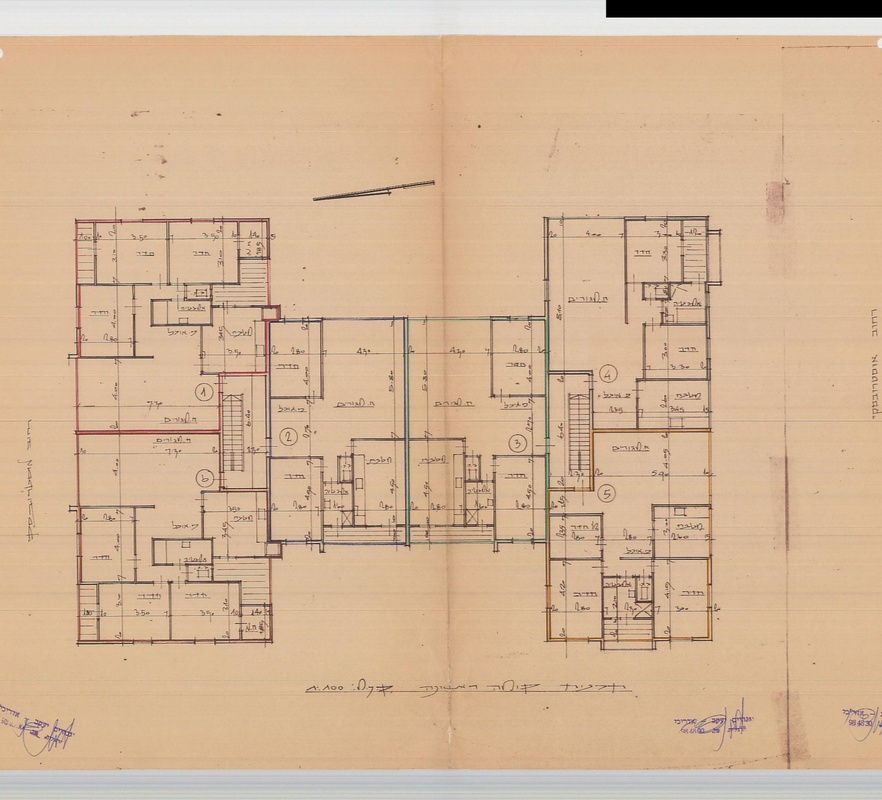
#> input picture stitched_first_floor.jpg, 882 x 800 px, shrunk from 3820 x 3464 before the run
$ python detect_circles.py
#> lines starting #> are read from the running program, lines starting #| are printed output that depends on the picture; after the words box and inside, x2 and y2 are one past the last pixel; in counts of white or black regions, pixels touching at a corner belong together
import cv2
import numpy as np

def main():
    img_path = "stitched_first_floor.jpg"
    img = cv2.imread(img_path)
#> img is the input picture: shape (800, 882, 3); mean B, G, R 151.2, 181.1, 211.5
    if img is None:
        print("Error: Could not load image.")
        return

    gray = cv2.cvtColor(img, cv2.COLOR_BGR2GRAY)
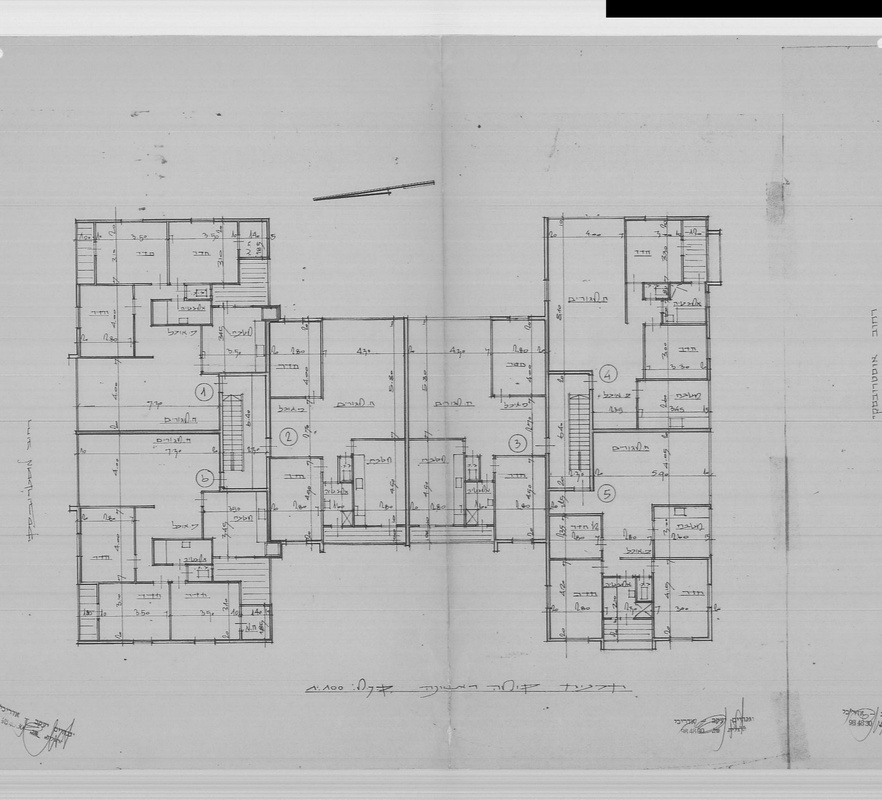
#> gray: shape (800, 882); min 0, max 253, mean 186.8

    # Apply Gaussian blur to reduce noise
    blurred = cv2.GaussianBlur(gray, (9, 9), 2)

    # Hough Circles Transform
    # Parameters need to be tuned for blueprint circle sizes
    # Circles containing unit numbers are usually small (radius between 15 to 40 pixels on 200 DPI image)
    # We can detect them by specifying minRadius and maxRadius
    circles = cv2.HoughCircles(
        blurred,
        cv2.HOUGH_GRADIENT,
        dp=1.2,
        minDist=50,
        param1=50,
        param2=30,
        minRadius=15,
        maxRadius=45
    )
#> circles = 23 rows, first 8: [438.6, 480.6, 42.96], [574.2, 520.2, 42.96], [640.2, 612.6, 29.76], [294.6, 363, 44.28], [581.4, 593.4, 37.68], [203.4, 606.6, 36.36], [293.4, 497.4, 42.96], [227.4, 525, 39]

    if circles is not None:
        circles = np.round(circles[0, :]).astype("int")
#> circles = 23 rows, first 8: [439, 481, 43], [574, 520, 43], [640, 613, 30], [295, 363, 44], [581, 593, 38], [203, 607, 36], [293, 497, 43], [227, 525, 39]
        print(f"Detected {len(circles)} circles in total.")
#| Detected 23 circles in total.

        # Draw detected circles on a copy
        output = img.copy()
        for (x, y, r) in circles[:30]: # print first 30
            print(f"Circle at x: {x}, y: {y}, radius: {r}")
            cv2.circle(output, (x, y), r, (0, 255, 0), 2)
            cv2.rectangle(output, (x - 5, y - 5), (x + 5, y + 5), (0, 128, 255), -1)
#> this loop made 23 passes
#> (x, y, r) on passes 1 to 12: (439, 481, 43), (574, 520, 43), (640, 613, 30), (295, 363, 44), (581, 593, 38), (203, 607, 36), (293, 497, 43), (227, 525, 39), (679, 349, 32), (235, 337, 36), (109, 319, 42), (653, 251, 31)
#| Circle at x: 439, y: 481, radius: 43
#| Circle at x: 574, y: 520, radius: 43
#| Circle at x: 640, y: 613, radius: 30
#| Circle at x: 295, y: 363, radius: 44
#| Circle at x: 581, y: 593, radius: 38
#| Circle at x: 203, y: 607, radius: 36
#| Circle at x: 293, y: 497, radius: 43
#| Circle at x: 227, y: 525, radius: 39
#> (further printed lines are left out)
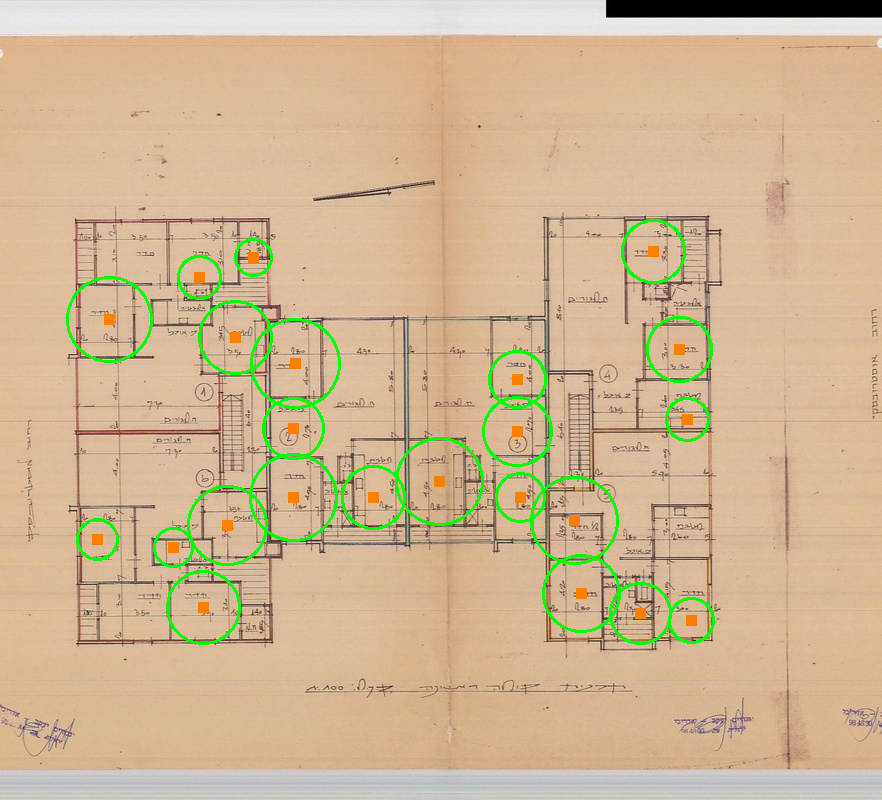
#> output: shape (800, 882, 3); 2.3% of pixels changed, all inside (x1, y1, x2, y2) = (66, 219, 715, 645)

        cv2.imwrite("detected_circles.jpg", output)
        print("Saved visualization to detected_circles.jpg")
    else:
        print("No circles detected.")

if __name__ == "__main__":
    main()

$ run again, with crop_c289.jpg copied over stitched_first_floor.jpg
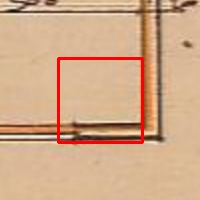
#> input picture crop_c289.jpg, 200 x 200 px
#> in main, img is the input picture: shape (200, 200, 3); mean B, G, R 137.3, 170.3, 209.5
#> in main, `blurred = cv2.GaussianBlur(gray, (9, 9), 2)`:
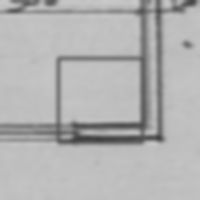
#> blurred: shape (200, 200); min 63, max 201, mean 178.2
#> in main, `circles = cv2.HoughCircles( blurred, cv2.HOUGH_GRADIENT, dp=1.2, minDi..`: circles = [[120.6, 102.6, 41.64]]
#> in main, `circles = np.round(circles[0, :]).astype("int")`: circles = [[121, 103, 42]]
#| Detected 1 circles in total.
#> the loop in main, `for (x, y, r) in circles[:30]:` made 1 pass
#> (printed output is left out)
#> after the loop in main, `for (x, y, r) in circles[:30]:`:
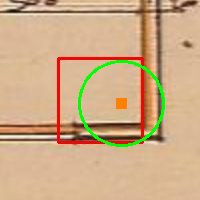
#> output: shape (200, 200, 3); 2.29% of pixels changed, all inside (x1, y1, x2, y2) = (78, 60, 165, 147)

$ run again, with p1_full.jpg copied over stitched_first_floor.jpg
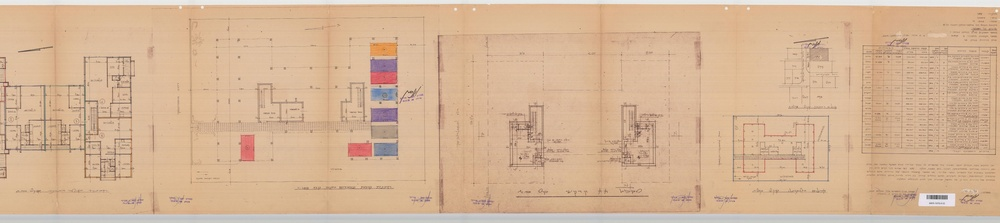
#> input picture p1_full.jpg, 1000 x 223 px, shrunk from 7584 x 1694 before the run
#> in main, img is the input picture: shape (223, 1000, 3); mean B, G, R 149.9, 180.3, 212.8
#> in main, `gray = cv2.cvtColor(img, cv2.COLOR_BGR2GRAY)`:
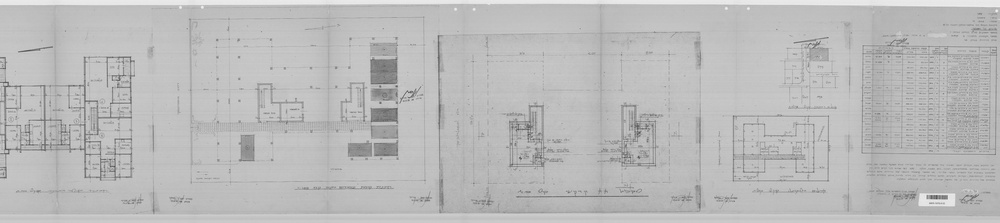
#> gray: shape (223, 1000); min 77, max 240, mean 186.5
#> in main, `circles = cv2.HoughCircles( blurred, cv2.HOUGH_GRADIENT, dp=1.2, minDi..`: circles = [[414.6, 115.8, 27.96]]
#> in main, `circles = np.round(circles[0, :]).astype("int")`: circles = [[415, 116, 28]]
#| Detected 1 circles in total.
#> the loop in main, `for (x, y, r) in circles[:30]:` made 1 pass
#> (printed output is left out)
#> after the loop in main, `for (x, y, r) in circles[:30]:`:
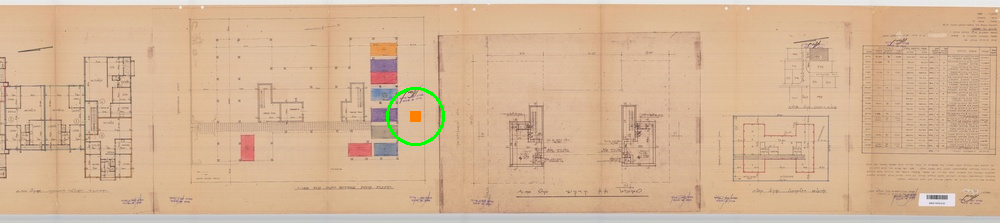
#> output: shape (223, 1000, 3); 0.3% of pixels changed, all inside (x1, y1, x2, y2) = (386, 87, 445, 146)

$ run again, with p1_left.jpg copied over stitched_first_floor.jpg
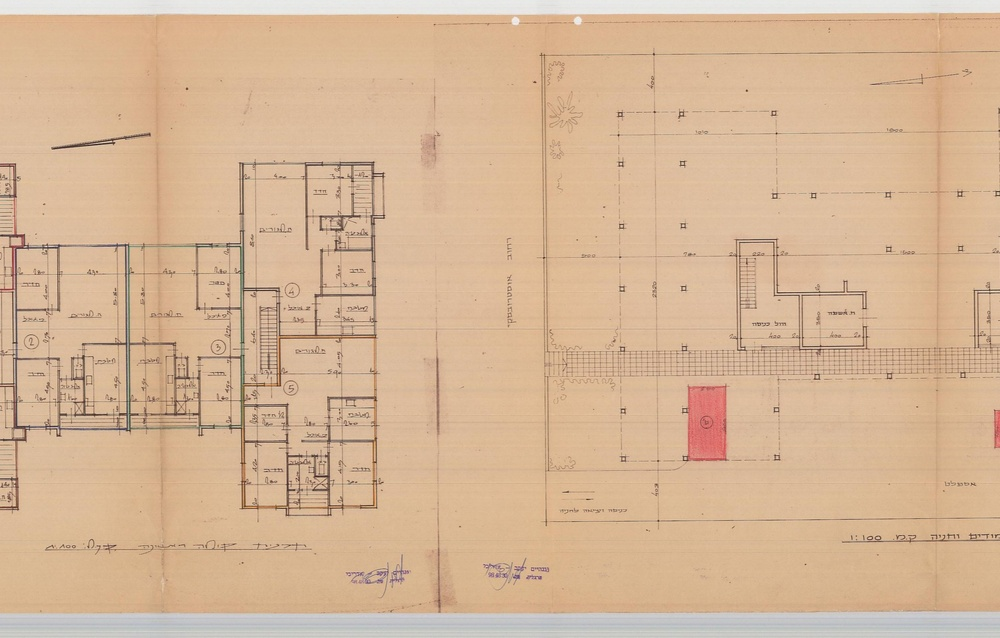
#> input picture p1_left.jpg, 1000 x 638 px, shrunk from 5309 x 3388 before the run
#> in main, img is the input picture: shape (638, 1000, 3); mean B, G, R 150.8, 182, 214
#> in main, `gray = cv2.cvtColor(img, cv2.COLOR_BGR2GRAY)`:
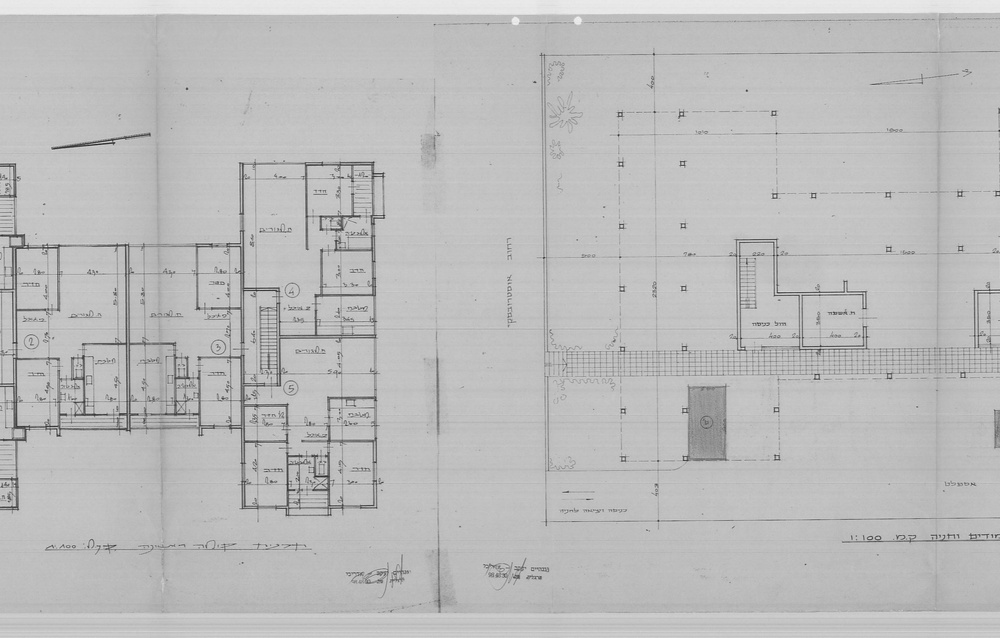
#> gray: shape (638, 1000); min 42, max 241, mean 188
#> in main, `circles = cv2.HoughCircles( blurred, cv2.HOUGH_GRADIENT, dp=1.2, minDi..`: circles = 17 rows, first 8: [215.4, 364.2, 44.28], [105, 383.4, 42.96], [342.6, 195, 39], [162.6, 377.4, 39], [275.4, 473.4, 31.08], [353.4, 462.6, 41.64], [281.4, 197.4, 37.68], [267, 372.6, 35.04]
#> in main, `circles = np.round(circles[0, :]).astype("int")`: circles = 17 rows, first 8: [215, 364, 44], [105, 383, 43], [343, 195, 39], [163, 377, 39], [275, 473, 31], [353, 463, 42], [281, 197, 38], [267, 373, 35]
#| Detected 17 circles in total.
#> the loop in main, `for (x, y, r) in circles[:30]:` made 17 passes
#> (printed output is left out)
#> after the loop in main, `for (x, y, r) in circles[:30]:`:
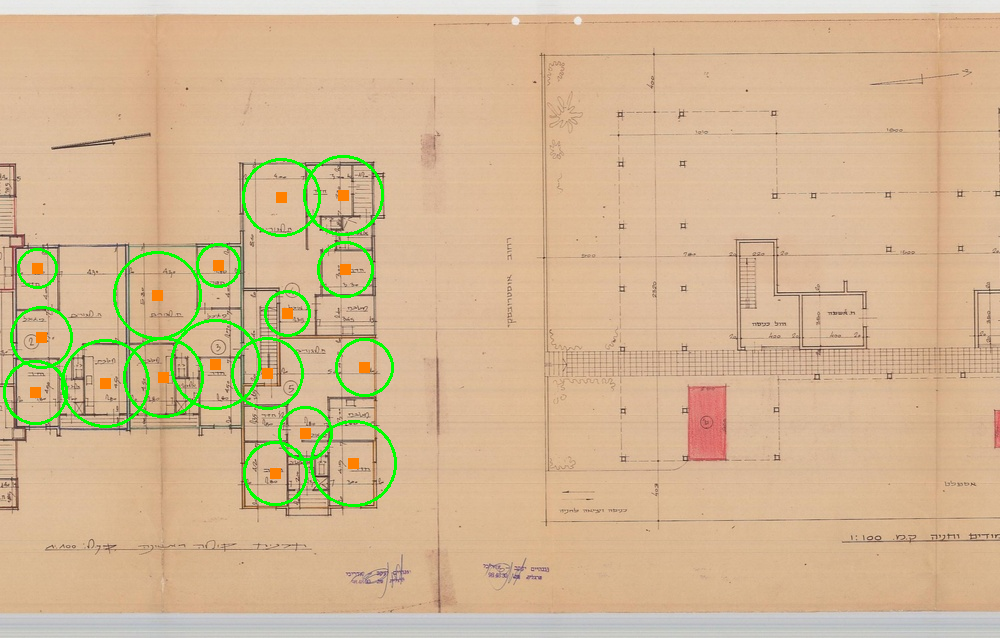
#> output: shape (638, 1000, 3); 1.94% of pixels changed, all inside (x1, y1, x2, y2) = (3, 155, 397, 507)
